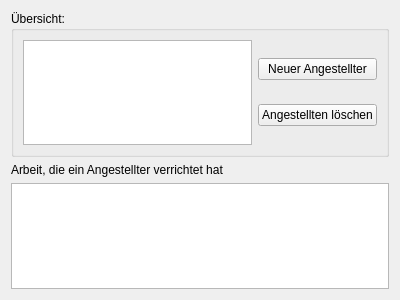
<?xml version="1.0" encoding="UTF-8"?>
<ui version="4.0">
 <class>AngestellterWidget</class>
 <widget class="QWidget" name="AngestellterWidget">
  <property name="geometry">
   <rect>
    <x>0</x>
    <y>0</y>
    <width>400</width>
    <height>300</height>
   </rect>
  </property>
  <property name="windowTitle">
   <string>Form</string>
  </property>
  <layout class="QVBoxLayout" name="verticalLayout">
   <item>
    <widget class="QGroupBox" name="groupBox">
     <property name="title">
      <string>Übersicht:</string>
     </property>
     <layout class="QHBoxLayout" name="horizontalLayout">
      <item>
       <widget class="QTableView" name="tableAngestellter"/>
      </item>
      <item>
       <layout class="QVBoxLayout" name="verticalLayout_2">
        <item>
         <widget class="QPushButton" name="AngestellterNeu">
          <property name="text">
           <string>Neuer Angestellter</string>
          </property>
         </widget>
        </item>
        <item>
         <widget class="QPushButton" name="AngestellterTot">
          <property name="text">
           <string>Angestellten löschen</string>
          </property>
         </widget>
        </item>
       </layout>
      </item>
     </layout>
    </widget>
   </item>
   <item>
    <widget class="QLabel" name="label_28">
     <property name="text">
      <string>Arbeit, die ein Angestellter verrichtet hat</string>
     </property>
    </widget>
   </item>
   <item>
    <widget class="QTableView" name="tableArbeit"/>
   </item>
  </layout>
 </widget>
 <resources/>
 <connections/>
</ui>
